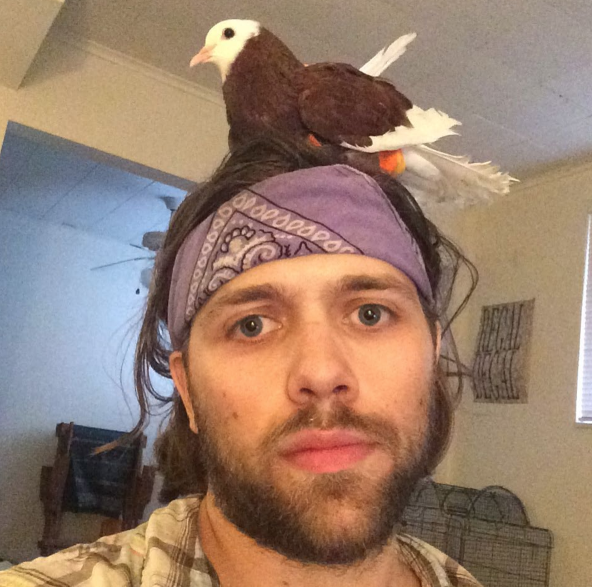
#> input picture ImageAnalysis/Ch1/regs.png, 1184 x 1174 px (shown at 1/2 size)
$ python Test_no_module.py   (older library calls are emulated)
#> lines starting #> are read from the running program, lines starting #| are printed output that depends on the picture
import numpy as np
import scipy.ndimage as ndimage
import scipy.misc as misc
import matplotlib.pyplot as plt
import matplotlib.cm as cm
from PIL import Image

img = ndimage.imread('regs.png', flatten = False)
#> img is the input picture: shape (1174, 1184, 4); mean R, G, B, A 150.9, 124.4, 107.4, 255
#img = Image.open('me.jpg').convert('L')
#img = ndimage.interpolation.rotate(img, 270)

plt.figure()

plt.axis('off')
plt.subplot(4, 3, 1)
#ax.set_adjustable('box-forced')
img1 = ndimage.gaussian_filter(img, sigma=(0, 0, 0), order=0)
plt.imshow(img1, interpolation='nearest', cmap = "Greys_r", vmin = 0, vmax = 255)
plt.axis('off')
#ax.set_adjustable('box-forced')

plt.subplot(4, 3, 2)
img2 = ndimage.gaussian_filter(img, sigma=(2, 2, 0), order=0)
plt.imshow(img2, interpolation='nearest', cmap = "Greys_r", vmin = 0, vmax = 255)
plt.axis('off')

plt.subplot(4, 3, 3)
img3 = ndimage.gaussian_filter(img, sigma=(5, 5, 0), order=0)
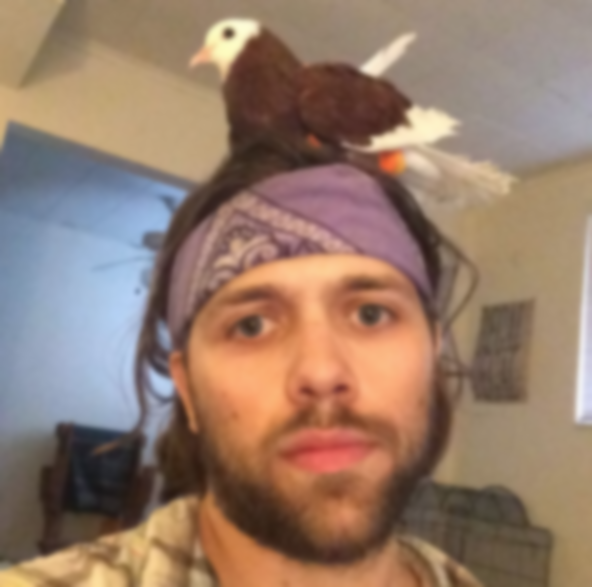
#> img3: shape (1174, 1184, 4) (shown at 1/2 size); mean R, G, B, A 149.9, 123.4, 106.4, 255
plt.imshow(img3, interpolation='nearest', cmap = "Greys_r", vmin = 0, vmax = 255)
plt.axis('off')

plt.subplot(4, 3, 4)
img4 = ndimage.gaussian_filter(img, sigma=(10, 10, 0), order=0)
plt.imshow(img4, interpolation='nearest', cmap = "Greys_r", vmin = 0, vmax = 255)
plt.axis('off')


plt.subplot(4, 3, 5)
img5 = ndimage.gaussian_filter(img, sigma=(0, 0, 0), order=1)
plt.imshow(img5, interpolation='nearest', cmap = "Greys_r", vmin = 0, vmax = 255)
plt.axis('off')

plt.subplot(4, 3, 6)
img6 = ndimage.gaussian_filter(img, sigma=(2, 2, 0), order=1)
plt.imshow(img6, interpolation='nearest', cmap = "Greys_r", vmin = 0, vmax = 255)
plt.axis('off')

plt.subplot(4, 3, 7)
img7 = ndimage.gaussian_filter(img, sigma=(5, 5, 0), order=1)
plt.imshow(img7, interpolation='nearest', cmap = "Greys_r", vmin = 0, vmax = 255)
plt.axis('off')

plt.subplot(4, 3, 8)
img8 = ndimage.gaussian_filter(img, sigma=(10, 10, 0), order=1)
plt.imshow(img8, interpolation='nearest', cmap = "Greys_r", vmin = 0, vmax = 255)
plt.axis('off')


plt.subplot(4, 3, 9)
img9 = ndimage.gaussian_filter(img, sigma=(0, 0, 0), order=2)
plt.imshow(img9, interpolation='nearest', cmap = "Greys_r", vmin = 0, vmax = 255)
plt.axis('off')

plt.subplot(4, 3, 10)
img10 = ndimage.gaussian_filter(img, sigma=(2, 2, 0), order=2)
plt.imshow(img10, interpolation='nearest', cmap = "Greys_r", vmin = 0, vmax = 255)
plt.axis('off')

plt.subplot(4, 3, 11)
img11 = ndimage.gaussian_filter(img, sigma=(5, 5, 0), order=2)
plt.imshow(img11, interpolation='nearest', cmap = "Greys_r", vmin = 0, vmax = 255)
plt.axis('off')

plt.subplot(4, 3, 12)
img12 = ndimage.gaussian_filter(img, sigma=(10, 10, 0), order=2)
#> img12: shape (1174, 1184, 4); every value is 0
plt.imshow(img12, interpolation='nearest', cmap = "Greys_r", vmin = 0, vmax = 255)

#plt.imshow(img, interpolation='nearest')
# Note the 0 sigma for the last axis, we don't wan't to blurr the color planes together!
#plt.imshow(img, interpolation='nearest', cmap = "Greys_r", vmin = 0, vmax = 255)
plt.axis('off')
plt.savefig("regs_bw.png", bbox_inches='tight',dpi = 600, pad_inches = 0.4)

$ run again, with ImageAnalysis/Ch1/me.png copied over ImageAnalysis/Ch1/regs.png
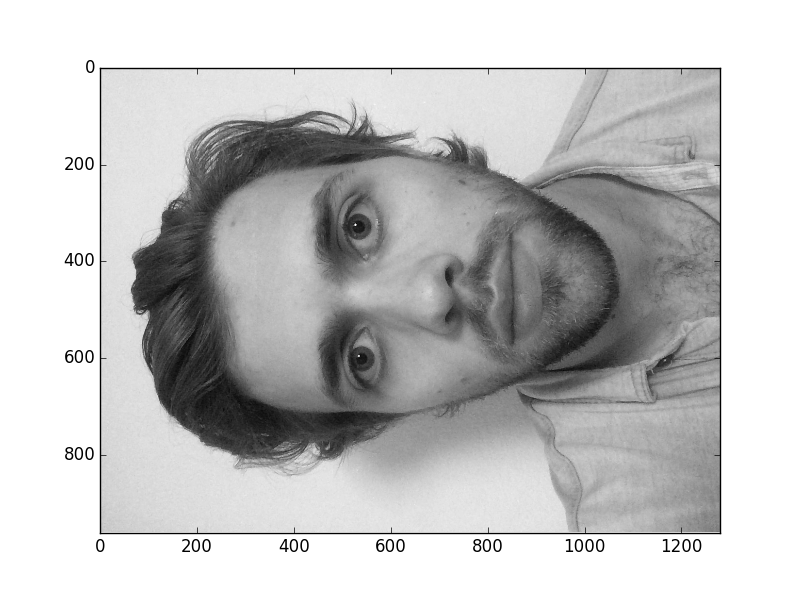
#> input picture ImageAnalysis/Ch1/me.png, 800 x 600 px
#> img is the input picture: shape (600, 800, 4); mean R, G, B, A 194.1, 194.1, 194.1, 255
#> `img2 = ndimage.gaussian_filter(img, sigma=(2, 2, 0), order=0)`:
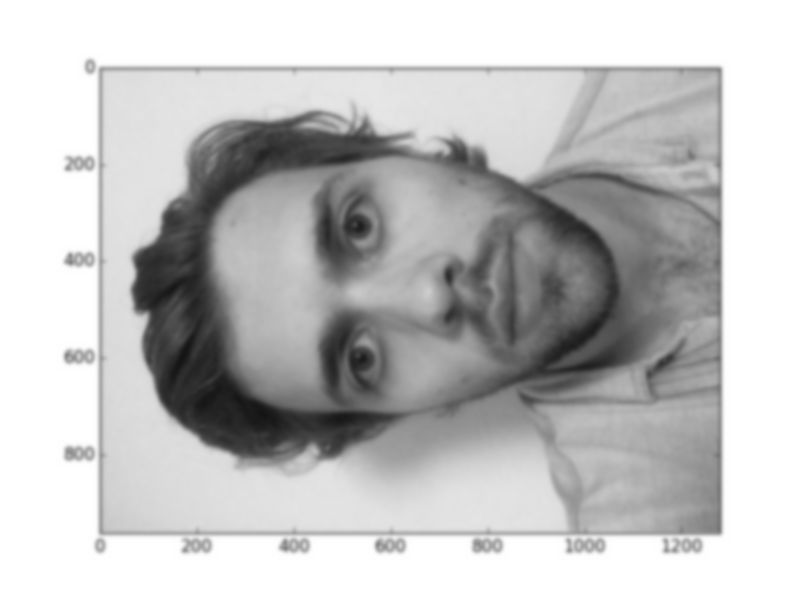
#> img2: shape (600, 800, 4); mean R, G, B, A 193.4, 193.4, 193.4, 255
#> `img3 = ndimage.gaussian_filter(img, sigma=(5, 5, 0), order=0)`:
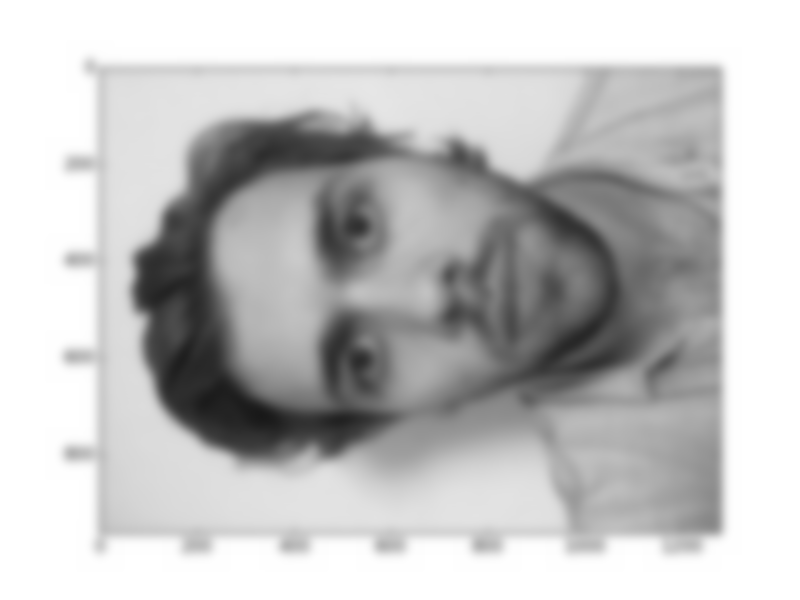
#> img3: shape (600, 800, 4); mean R, G, B, A 193.4, 193.4, 193.4, 255
#> img12: shape (600, 800, 4); every value is 0
